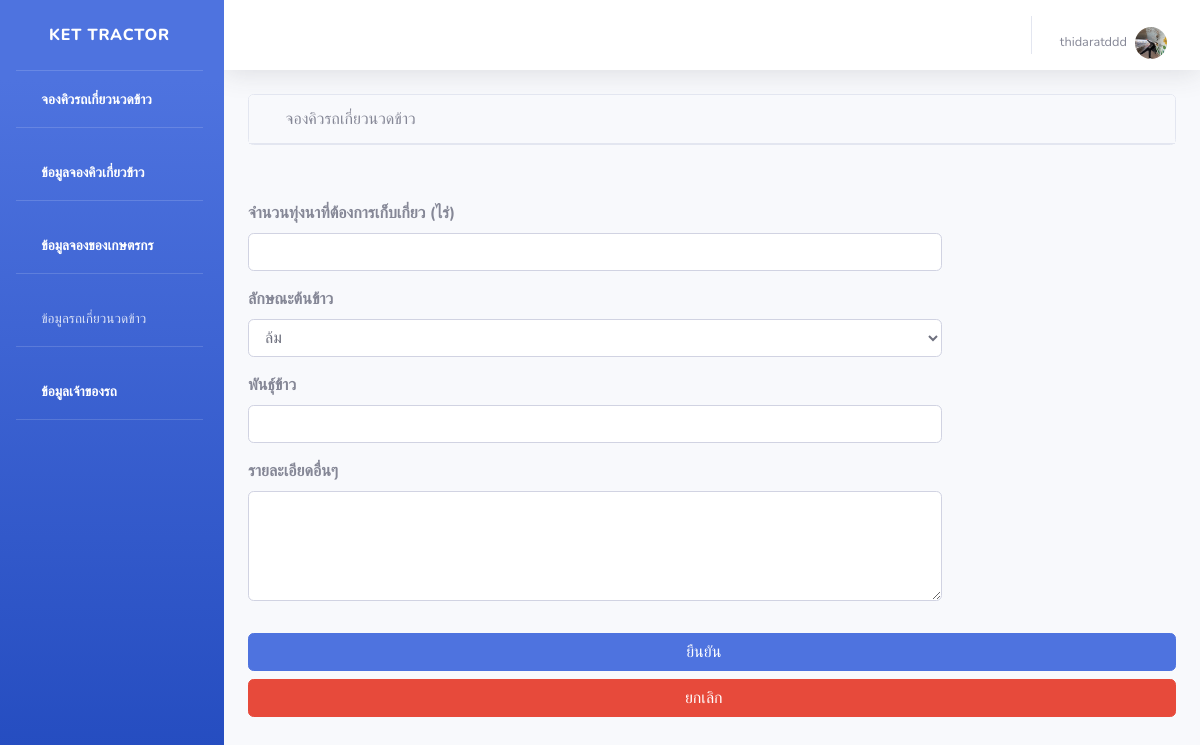
The page /addWork (signed in) on the database its author committed.
### api/models.py (models this page shows, shortened)
class Farmer(AbstractUser):
    id = models.AutoField(primary_key=True)
    farmer_name = models.CharField(max_length=1000, verbose_name = 'ชื่อ-สกุล')
    image = models.ImageField(upload_to='images/farmer',verbose_name = 'รูปโปรไฟล์')
    address = models.CharField(max_length=1000, verbose_name = 'ที่อยู่')
    phone = models.CharField(max_length=1000, verbose_name = 'เบอร์โทรศัพท์')
    email = models.CharField(max_length=1000)
    password = models.CharField(max_length=1000)
    class Meta:
        verbose_name = 'เกษตรกร'

### api/views.py (the view)
# urls.py: path('addWork',views.addWork),
def addWork(req):
        if req.method == 'POST':
            url = 'https://notify-api.line.me/api/notify'
            token = 'yrpItRRDCVa9eiFSOXexHi3vXcxp9VBJpu9i2xTSaPP'
            headers = {'content-type':'application/x-www-form-urlencoded','Authorization':'Bearer '+token}
            print(req.POST)
            form = FarmerWorkForm(req.POST)
            if form.is_valid():
                work = Work()
                work.farmer_name = req.user
                work.area = req.POST['area']
                work.rice_type = Rice_type.objects.get(pk=req.POST['rice_type'])
                work.rice = req.POST['rice']
                work.workDetail = req.POST['workDetail']
                msg = "จองคิวแล้ว"
                r = requests.post(url, headers=headers, data = {'message':msg})
                work.save()
            return redirect('/addWork')
        else:
            form = FarmerWorkForm()
        return render(req, 'api/addWork.html',
                    {
                        'form': form,
                        'rice_type': Rice_type.objects.all(),
                    })

### api/form.py
class FarmerWorkForm(forms.ModelForm):
    class Meta:
        model = Work
        fields = [ 'area', 'rice_type', 'rice', 'workDetail' ]

### api/templates/api/addWork.html (shortened to what this page needs)
{% extends 'api/base.html' %}
{% block content %}
<div id="content-wrapper">
  <div class="container-fluid">
      <div class="card mb-3">
          <div class="card-header">
              <i class="fas fa-table"></i>
              จองคิวรถเกี่ยวนวดข้าว
          </div>
        </div>
          <div class="card-body">
                </div>
              <div class="form-group">
                  <div class="form-row">
                      <div class="col-md-9">
                          <div class="form-label-group">
                            <label for="area"><b>จำนวนทุ่งนาที่ต้องการเก็บเกี่ยว (ไร่)</b></label>
                            <input type="text" class="form-control"  name="area" required>
                          </div>
                      </div>
                  </div>
              </div>
        <div class="form-group">
          <div class="form-row">
              <div class="col-md-9">
                  <div class="form-label-group">
                    <label for="exampleSelect1"><b> ลักษณะต้นข้าว</b></label>
                    <select class="form-control" id="Select" name="rice_type" required>
                      {% for c in rice_type %}
                      <option value="{{c.id}}">{{ c.rice_type }}</option>
                      {% endfor %}
                    </select>
                  </div>
              </div>
          </div>
      </div>
      <div class="form-group">
                  <div class="form-row">
                      <div class="col-md-9">
                          <div class="form-label-group">
                            <label for="rice"><b>พันธุ์ข้าว</b></label>
                            <input type="text" class="form-control"  name="rice" required>
                          </div>
                      </div>
                  </div>
              </div>
            <div class="form-group">
              <div class="form-row">
                  <div class="col-md-9">
                      <div class="form-label-group">
                        <label for="workDetail"><b>รายละเอียดอื่นๆ</b></label>
                            <div class="form-group">
                              <textarea class="form-control" rows="4" name="workDetail" required></textarea >
                            </div>
                      </div>
                  </div>
              </div>
          </div>
              <button class="btn btn-primary btn-block" onclick="myFunction()" type="submit">ยืนยัน &nbsp;&nbsp;&nbsp;</button>
              <button class="btn btn-danger btn-block" type="cancel">ยกเลิก &nbsp;&nbsp;&nbsp;</button>
          </div>
      </div>
  </div>
</div>
{% endblock %}

### api/templates/api/base.html (shortened to what this page needs)
<!DOCTYPE html>
{% load static %}
<html lang="en">
<head>
    <link rel="stylesheet" type="text/css" href="{% static 'api/css/styles.css' %}">
    <link href="{% static 'api/vendor/fontawesome-free/css/all.min.css'%}" rel="stylesheet" type="text/css">
    <link href="{% static 'api/css/sb-admin-2.min.css'%}" rel="stylesheet">
</head>
<body id="page-top">
    <div id="wrapper">
        <ul class="navbar-nav bg-gradient-primary sidebar sidebar-dark accordion" id="accordionSidebar">
            <a class="sidebar-brand d-flex align-items-center justify-content-center" href="/index">
                <div class="sidebar-brand-text mx-3">Ket Tractor</div>
            </a>
            <hr class="sidebar-divider my-0">
            <li class="nav-item active">
                <a class="nav-link" href="/addWork">
                    <i class="fas fa-fw fa-tachometer-alt"></i>
                    <span>จองคิวรถเกี่ยวนวดข้าว</span></a>
            </li>
 {% if user.is_authenticated %}
             <hr class="sidebar-divider">
             <li class="nav-item active">
                <a class="nav-link" href="/showWork">
                    <i class="fas fa-fw fa-tachometer-alt"></i>
                    <span>ข้อมูลจองคิวเกี่ยวข้าว</span></a>
            </li>
            {% endif %}
            {% if request.user.is_superuser %}
                 <hr class="sidebar-divider">
             <li class="nav-item active">
                <a class="nav-link" href="/farmerWork">
                    <i class="fas fa-fw fa-tachometer-alt"></i>
                    <span>ข้อมูลจองของเกษตรกร</span></a>
            </li>
            {% endif %}
           <hr class="sidebar-divider">
             <li class="nav-item">
                <a class="nav-link collapsed" href="#" data-toggle="collapse" data-target="#collapseTwo"
                    aria-expanded="true" aria-controls="collapseTwo">
                    <i class="fas fa-fw fa-cog"></i>
                    <span>ข้อมูลรถเกี่ยวนวดข้าว</span>
                </a>
             <li class="nav-item active">
             <hr class="sidebar-divider">
                <a class="nav-link" href="/profileAdmin">
                    <i class="fas fa-fw fa-tachometer-alt"></i>
                    <span>ข้อมูลเจ้าของรถ</span></a>
            </li>
            <hr class="sidebar-divider">
        </ul>
        <div id="content-wrapper" class="d-flex flex-column">
            <div id="content">
                <nav class="navbar navbar-expand navbar-light bg-white topbar mb-4 static-top shadow">
                    <ul class="navbar-nav ml-auto">
                        <li class="nav-item dropdown no-arrow">
                     {% if user.is_authenticated %}
                <a href="#" class="nav-link dropdown-toggle" data-toggle="dropdown" role="button" aria-haspopup="true"
                aria-expanded="false">
               <span class="mr-2 d-none d-lg-inline text-gray-600 small">{{user.farmer_name}}  </span>
                <img class="img-profile rounded-circle"
                src="{{user.image.url}} " >
            </a>
                        </li>
                    </ul>
                     {% else %}
                  <li class="nav-item"><a class="nav-link" href="/login">เข้าสู่ระบบ</a></li>
                  <li class="nav-item"><a class="nav-link" href="/register">สมัครสมาชิก</a></li>
                </ul>
			   	</li>
                   {% endif %}
                </nav>
                {% block content %}
                {% endblock %}
        </div>
</body>
</html>

### api/static/api/css/styles.css (style rules this page uses)
body { font-family: "ptsans", "Lato", "Helvetica Neue", Helvetica, Arial, sans-serif; }
.btn { outline: none; color: black; background-color: transparent; box-shadow: 0 0 0 0; margin-right: 3px; }
ul { height: 100%; padding: 0px 5px 0px 20px; }
a { color: #17a2b8; }

### rows shown on the page
Farmer: farmer_name "thidaratddd", image (picture)

### other values the page prints
form field rice_type "ล้ม"
